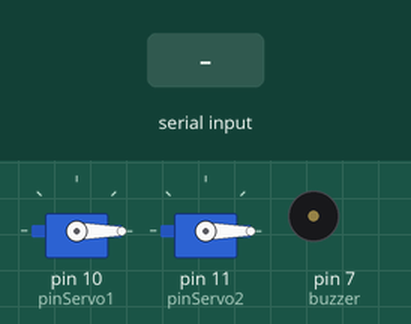
The sketch below on a simulated Arduino Uno, built with avr-gcc and run on an emulated ATmega328P. Shown: 2 × servo, buzzer (waves = sounding, pin HIGH). Inputs (shaded band) come from the test bench. What the sketch prints to the serial monitor is not drawn.

Above: at 1.2 s.
1.3 s: "B,45\n" received over Serial
At 2.0 s:
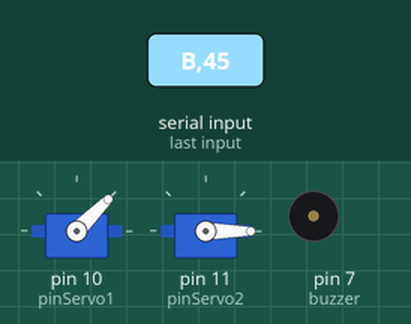
2.8 s: "T90\n" received over Serial
At 4.5 s:
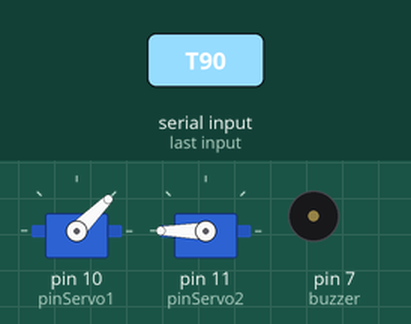
4.8 s: "90,45\n" received over Serial
6.3 s: "T,45\n" received over Serial
At 7.4 s:
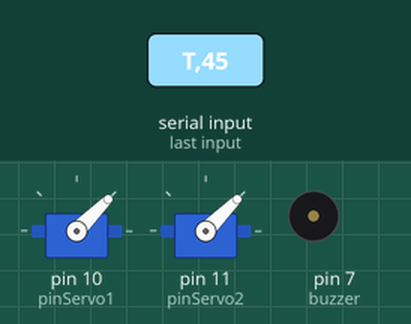
Timing chart, 0 to 9.3 s (numbered marks = the images above; inputs shaded):
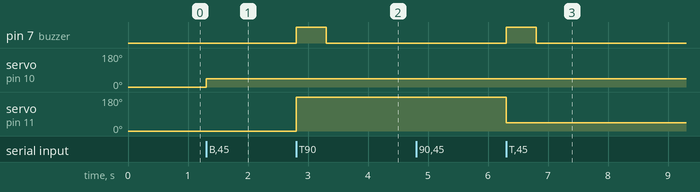

Measured:
- after the input at 1.3 s, servo on pin 10 (pinServo1): 0° → 45° at once
- after the input at 2.8 s, pin 7 (buzzer): LOW → HIGH at once, → LOW 0.50 s later; servo on pin 11 (pinServo2): 0° → 180° at once
- after the input at 4.8 s, every drawn part: stays the same
- after the input at 6.3 s, pin 7 (buzzer): LOW → HIGH at once, → LOW 0.50 s later; servo on pin 11 (pinServo2): 180° → 45° at once

The sketch:

sketch_may20b_arduinoSlave.ino
```cpp
// C++ code


#include <Servo.h>

#define BUFFER_SIZE 8 // Tamaño del búfer para almacenar el mensaje

char receivedMessage[BUFFER_SIZE]; // Búfer para almacenar el mensaje recibido
int messageIndex = 0; // Índice para rastrear la posición actual en el búfer
int buzzer = 7;
// Definir los objetos servo para los dos servomotores
Servo servo1;
Servo servo2;

// Pines a los que están conectados los servomotores
int pinServo1 = 10;
int pinServo2 = 11;
int numericValue;

void setup() {
  Serial.begin(9600); // Iniciar comunicación serial a 9600 bps
 servo1.attach(pinServo1);
  servo1.write(0);
  servo2.attach(pinServo2);
  servo2.write(0);
  pinMode(buzzer,OUTPUT);

}

void loop() {
  // Si hay datos disponibles en el puerto serial
  while (Serial.available() > 0) {
    char receivedChar = Serial.read(); // Leer el carácter recibido

    // Verificar si se ha recibido el carácter de finalización
    if (receivedChar == '\n' || messageIndex >= BUFFER_SIZE - 1) {
      // Agregar el carácter nulo al final del mensaje
      receivedMessage[messageIndex] = '\0';

      // Imprimir el mensaje recibido
      Serial.print("Mensaje recibido: ");
      Serial.println(receivedMessage);

      char tipo = receivedMessage[0];
      Serial.println(tipo);

      receivedMessage[0] = '0';
      numericValue = atoi(receivedMessage); // Convertir la cadena en un valor numérico entero

      Serial.println(numericValue);


      if (tipo == 'B'){

        //servos
         if (numericValue == 0){
          servo1.write(45); // Angulo de 90 grados


        }if (numericValue == 1){
          servo1.write(90);

         }if (numericValue == 3){

           servo1.write(135);
         }if (numericValue == 5){

         servo1.write(180);
         }


      }else if(tipo == 'T'){

 if (numericValue <= 34){
    Serial.println("menos de 34");
    servo2.write (45);
    digitalWrite(buzzer, HIGH);
    delay(500);
    digitalWrite(buzzer, LOW);

      }if (numericValue >=35 & numericValue <= 38){
   Serial.println("normalito normalito");
   servo2.write (135);
    digitalWrite(buzzer, LOW);

          }if (numericValue >= 39){
    servo2.write (180);

    digitalWrite(buzzer, HIGH);
    delay(500);
    digitalWrite(buzzer, LOW);

      }
      break;


      }else if (tipo == 'P'){

         if (numericValue <= 60){
    servo2.write (45);
     digitalWrite(buzzer, HIGH);
    delay(500);
    digitalWrite(buzzer, LOW);

      }if (numericValue >=61 & numericValue <= 100){
    servo2.write (135);
    digitalWrite(buzzer, LOW);
        Serial.println("alarmas");

          }if (numericValue >= 101){
    servo2.write (180);
    digitalWrite(buzzer, HIGH);
    delay(500);
    digitalWrite(buzzer, LOW);

      }
      break;

      }else if (tipo == 'O'){
         if (numericValue <= 95){
    servo2.write (45);
    digitalWrite(buzzer, HIGH);
    delay(500);
    digitalWrite(buzzer, LOW);

      }if (numericValue >=96 & numericValue <= 98){
    servo2.write (135);
    digitalWrite(buzzer, LOW);
        Serial.println("alarmas");

          }if (numericValue >= 99){
    servo2.write (180);
    digitalWrite(buzzer, HIGH);
    delay(500);
    digitalWrite(buzzer, LOW);

      }
      break;

      }


      // Reiniciar el índice y búfer del mensaje
      messageIndex = 0;
      memset(receivedMessage, 0, sizeof(receivedMessage));
    } else {
      // Almacenar el carácter en el búfer del mensaje
      receivedMessage[messageIndex++] = receivedChar;
    }
  }


}
```
